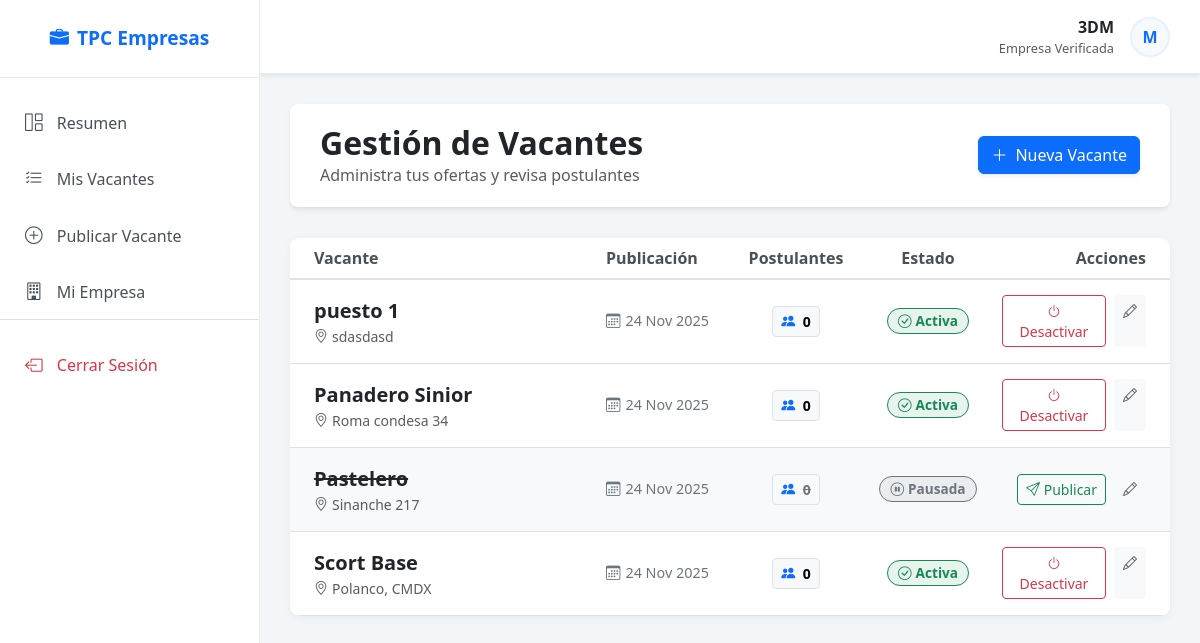
The page /empresas/historial-vacantes/ (signed in) on the database its author committed.
### aplicaciones/empresas/models.py (models this page shows, shortened)
class Empresa(models.Model):
    nombre = models.CharField(max_length=100, unique=True, null=False   , blank=False)
    direccion = models.CharField(max_length=200)
    telefono = models.CharField(max_length=15)
    email = models.EmailField(null=False, blank=False, unique=True, default='email')
    biografia = models.TextField(null=False, blank=False, default='Biografía de la empresa.')
    usuario = models.OneToOneField(User, on_delete=models.CASCADE, null=True)
    categoria = models.CharField(max_length=300, null=True, blank=True)

class Vacante(models.Model):
    nombre_puesto = models.CharField(max_length=100, unique=True, null=False   , blank=False)
    area_ocupacion = models.IntegerField(null=True, blank=True)
    descripcion = models.TextField(null=False, blank=False, default='Descripción del puesto.')
    requisitos = models.TextField(null=False, blank=False, default='Requisitos del puesto.')
    prestaciones = models.TextField(null=False, blank=False, default='Prestaciones del puesto.')
    salario = models.DecimalField(max_digits=10, decimal_places=2, null=False, blank=True)
    ubicacion = models.CharField(max_length=200)
    horario = models.CharField(max_length=100)
    tipo_contrato = models.CharField(max_length=100)
    etiquetas = models.TextField(null=True, blank=True)
    fecha_publicacion = models.DateField(auto_now_add=True)
    empresa = models.ForeignKey(Empresa, on_delete=models.CASCADE, null=True)
    activa = models.BooleanField(default=True)
    postulaciones_count = models.IntegerField(default=0)

### aplicaciones/general/decorators.py (the view)
    def wrapper_func(request, *args, **kwargs):
        if not request.user.is_authenticated:
            return redirect('login')
        if hasattr(request.user, 'empresa'):
            return view_func(request, *args, **kwargs)
        else:
            messages.warning(request, "Esta sección es solo para reclutadores.")
            return redirect('home_trabajador') # Redirigir a SU zona

### aplicaciones/empresas/views.py (called while the page is built)
@empresa_required
def historial_vacantes(request):
    try:
        empresa = request.user.empresa
        vacantes = Vacante.objects.filter(empresa=empresa).order_by('-fecha_publicacion')
    except Empresa.DoesNotExist:
        vacantes = []
    return render(request, 'historial_v2.html', {'vacantes': vacantes})

### aplicaciones/empresas/templates/historial_v2.html (shortened to what this page needs)
{% extends 'marco.html' %}
{% block content %}
    <div class="dashboard-header d-flex justify-content-between align-items-center shadow-sm">
        <div>
            <h2 class="fw-bold mb-0 text-dark">Gestión de Vacantes</h2>
            <p class="text-muted mb-0">Administra tus ofertas y revisa postulantes</p>
        </div>
        <a href="{% url 'add' %}" class="btn btn-primary shadow-sm">
            <i class="bi bi-plus-lg me-2"></i>Nueva Vacante
        </a>
    </div>
    <div class="row">
        <div class="col-12">
            <div class="card card-vacante overflow-hidden">
                <div class="card-body p-0">
                    <div class="table-responsive">
                        <table class="table table-hover table-custom mb-0">
                            <thead class="bg-light">
                                <tr>
                                    <th class="ps-4" style="width: 35%;">Vacante</th>
                                    <th style="width: 15%;">Publicación</th>
                                    <th style="width: 15%;" class="text-center">Postulantes</th>
                                    <th style="width: 15%;" class="text-center">Estado</th>
                                    <th style="width: 20%;" class="text-end pe-4">Acciones</th>
                                </tr>
                            </thead>
                            <tbody>
                                {% for vacante in vacantes %}
                                <tr class="{% if not vacante.activa %}row-inactive{% endif %}">
                                    <td class="ps-4 py-3">
                                        <div class="fw-bold text-dark fs-5">{{ vacante.nombre_puesto }}</div>
                                        <div class="small text-muted"><i class="bi bi-geo-alt me-1"></i>{{ vacante.ubicacion }}</div>
                                    </td>
                                    <td>
                                        <div class="stat-item">
                                            <i class="bi bi-calendar3"></i>
                                            {{ vacante.fecha_publicacion|date:"d M Y" }}
                                        </div>
                                    </td>
                                    <td class="text-center">
                                        <a href="#" class="btn btn-light btn-sm position-relative border">
                                            <i class="bi bi-people-fill me-1 text-primary"></i>
                                            <span class="fw-bold">{{ vacante.num_postulantes|default:vacante.postulacion_set.count }}</span>
                                        </a>
                                    </td>
                                    <td class="text-center">
                                        {% if vacante.activa %}
                                            <span class="badge bg-success bg-opacity-10 text-success border border-success status-badge">
                                                <i class="bi bi-check-circle me-1"></i>Activa
                                            </span>
                                        {% else %}
                                            <span class="badge bg-secondary bg-opacity-10 text-secondary border border-secondary status-badge">
                                                <i class="bi bi-pause-circle me-1"></i>Pausada
                                            </span>
                                        {% endif %}
                                    </td>
                                    <td class="text-end pe-4">
                                        <div class="d-flex justify-content-end gap-2">
                                            <form action="{% url 'status_change' vacante.id %}" method="POST">
                                                {% if vacante.activa %}
                                                    <button type="submit" class="btn btn-outline-danger btn-sm" title="Pausar publicación">
                                                        <i class="bi bi-power"></i> Desactivar
                                                    </button>
                                                {% else %}
                                                    <button type="submit" class="btn btn-outline-success btn-sm" title="Reactivar publicación">
                                                        <i class="bi bi-send"></i> Publicar
                                                    </button>
                                                {% endif %}
                                            </form>
                                            <a href="/empresas/editar-vacante/{{vacante.id}}" class="btn btn-light btn-sm text-muted" title="Editar detalles">
                                                <i class="bi bi-pencil"></i>
                                            </a>
                                        </div>
                                    </td>
                                </tr>
                                {% endfor %}
                            </tbody>
                        </table>
                    </div>
                </div>
            </div>
        </div>
    </div>
{% endblock %}

### aplicaciones/empresas/templates/marco.html (shortened to what this page needs)
{% load static %}
<!DOCTYPE html>
<html lang="es">
<head>
    <link href="https://cdn.jsdelivr.net/npm/bootstrap@5.3.0/dist/css/bootstrap.min.css" rel="stylesheet">
    <link rel="stylesheet" href="https://cdn.jsdelivr.net/npm/bootstrap-icons@1.10.5/font/bootstrap-icons.css">
</head>
<body>
    <div class="d-flex" id="wrapper">
        <div id="sidebar-wrapper">
            <div class="sidebar-heading text-center">
                <i class="bi bi-briefcase-fill me-2"></i>TPC Empresas
            </div>
            <div class="list-group list-group-flush mt-3">
                <a href="{% url 'home' %}" class="list-group-item list-group-item-action {% if request.resolver_match.url_name == 'home' %}active{% endif %}">
                    <i class="bi bi-grid-1x2"></i> Resumen
                </a>
                <a href="{% url 'historial' %}" class="list-group-item list-group-item-action {% if request.resolver_match.url_name == 'historial_vacantes' %}active{% endif %}">
                    <i class="bi bi-list-check"></i> Mis Vacantes
                </a>
                <a href="{% url 'add' %}" class="list-group-item list-group-item-action {% if request.resolver_match.url_name == 'crear_vacante' %}active{% endif %}">
                    <i class="bi bi-plus-circle"></i> Publicar Vacante
                </a>
                <a href="{% url 'perfil_empresa' %}" class="list-group-item list-group-item-action">
                    <i class="bi bi-building"></i> Mi Empresa
                </a>
                <div class="mt-auto border-top pt-3">
                    <a href="{% url 'logout' %}" class="list-group-item list-group-item-action text-danger">
                        <i class="bi bi-box-arrow-left"></i> Cerrar Sesión
                    </a>
                </div>
            </div>
        </div>
        <div id="page-content-wrapper">
            <nav class="top-navbar shadow-sm">
                <div class="ms-auto d-flex align-items-center">
                    <div class="text-end me-3">
                        <div class="fw-bold text-dark">{{ request.user.empresa.nombre|default:request.user.username }}</div>
                        <div class="small text-muted" style="font-size: 0.8rem;">Empresa Verificada</div>
                    </div>
                    <div class="bg-light rounded-circle d-flex align-items-center justify-content-center text-primary fw-bold" style="width: 40px; height: 40px; border: 2px solid #e7f1ff;">
                        {{ request.user.username|slice:":1"|upper }}
                    </div>
                </div>
            </nav>
            <div class="main-container">
                {% block content %}
                {% endblock %}
            </div>
        </div>
    </div>
</body>
</html>

### aplicaciones/empresas/templates/marco.html (style rules this page uses)
body { overflow-x: hidden; font-family: 'Segoe UI', Tahoma, Geneva, Verdana, sans-serif; background-color: #f3f6f9; }
#wrapper { display: flex; width: 100%; height: 100vh; }
#sidebar-wrapper { min-height: 100vh; width: 260px; margin-left: 0; background: #ffffff; border-right: 1px solid #e9ecef; display: flex; flex-direction: column; position: fixed; z-index: 1000; transition: margin .25s ease-out; }
.sidebar-heading { padding: 1.5rem 1.25rem; font-size: 1.2rem; font-weight: bold; color: #0d6efd; border-bottom: 1px solid #e9ecef; }
.list-group-item { border: none; padding: 15px 25px; font-size: 1rem; color: #495057; font-weight: 500; transition: all 0.2s; }
.list-group-item i { margin-right: 10px; font-size: 1.1rem; }
#page-content-wrapper { width: 100%; margin-left: 260px; display: flex; flex-direction: column; }
.top-navbar { background: white; padding: 15px 30px; border-bottom: 1px solid #e9ecef; display: flex; justify-content: space-between; align-items: center; }
.main-container { padding: 30px; flex: 1; overflow-y: auto; }

### aplicaciones/empresas/templates/historial_v2.html (style rules this page uses)
.dashboard-header { background: white; padding: 20px 30px; margin-bottom: 30px; border-bottom: 1px solid #dee2e6; border-radius: 8px; }
.card-vacante { border: none; border-radius: 10px; box-shadow: 0 2px 10px rgba(0,0,0,0.05); transition: transform 0.2s; }
.status-badge { font-size: 0.85rem; padding: 5px 10px; border-radius: 20px; }
.stat-item { display: flex; align-items: center; color: #6c757d; font-size: 0.9rem; }
.stat-item i { margin-right: 5px; }
.table-custom th { font-weight: 600; color: #495057; border-bottom-width: 2px; background-color: #fff; }
.table-custom td { vertical-align: middle; }
.row-inactive td { color: #adb5bd; background-color: #f8f9fa; }
.row-inactive .fw-bold { color: #6c757d; text-decoration: line-through; }

### rows shown on the page
Vacante: nombre_puesto "puesto 1", ubicacion "sdasdasd", fecha_publicacion "24 Nov 2025", num_postulantes "0", activa True (drawn)
Vacante: nombre_puesto "Panadero Sinior", ubicacion "Roma condesa 34", fecha_publicacion "24 Nov 2025", num_postulantes "0", activa True (drawn)
Vacante: nombre_puesto "Pastelero", ubicacion "Sinanche 217", fecha_publicacion "24 Nov 2025", num_postulantes "0", activa False (drawn)
Vacante: nombre_puesto "Scort Base", ubicacion "Polanco, CMDX", fecha_publicacion "24 Nov 2025", num_postulantes "0", activa True (drawn)

### other values the page prints
{{ request.user.empresa.nombre|default:request.user.username }} "3DM"
{{ request.user.username|slice:":1"|upper }} "M"
